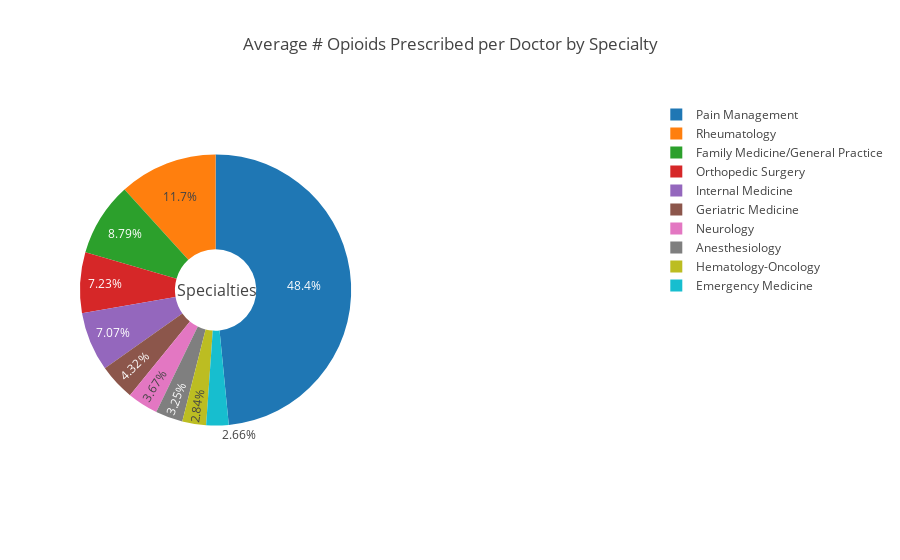

The notebook cell this image was saved under:
### Code cell
#pie chart of average # opioids prescribed per doctor in specialty
specialty_count_pie=specialty_count_df[:10]
pie = {
  "data": [
    {
      "values": specialty_count_pie['opioid_per_doctor'],
      "labels": specialty_count_pie['specialty_description'],
      "domain": {"x": [0, .48]},
      "name": "Specialty",
      "hoverinfo":"label+value+name",
      "hole": .3,
      "type": "pie"
    },
],
  "layout": {
        "title":"Average # Opioids Prescribed per Doctor by Specialty",
        "annotations": [
            {
                "font": {
                    "size": 16
                },
                "showarrow": False,
                "text": "Specialties",
                "x": 0.168,
                "y": 0.5
            }
        ]
    }
}
plotly.offline.iplot(pie)

### Figure 1 — Plotly figure (JSON) as saved in the notebook; plotly's stock layout.template omitted (floating-point values rounded to 4 significant figures)
{"data": [{"domain": {"x": [0, 0.48]}, "hole": 0.3, "hoverinfo": "label+value+name", "labels": ["Pain Management", "Rheumatology", "Family Medicine/General Practice", "Orthopedic Surgery", "Internal Medicine", "Geriatric Medicine", "Neurology", "Anesthesiology", "Hematology-Oncology", "Emergency Medicine"], "name": "Specialty", "type": "pie", "uid": "4a4ecfc7-4d8d-45e3-924c-ad27c0f57624", "values": [1127.0, 272.8, 204.4, 168.2, 164.5, 100.5, 85.35, 75.69, 66.14, 61.99]}], "layout": {"annotations": [{"font": {"size": 16}, "showarrow": false, "text": "Specialties", "x": 0.168, "y": 0.5}], "title": "Average # Opioids Prescribed per Doctor by Specialty"}}
